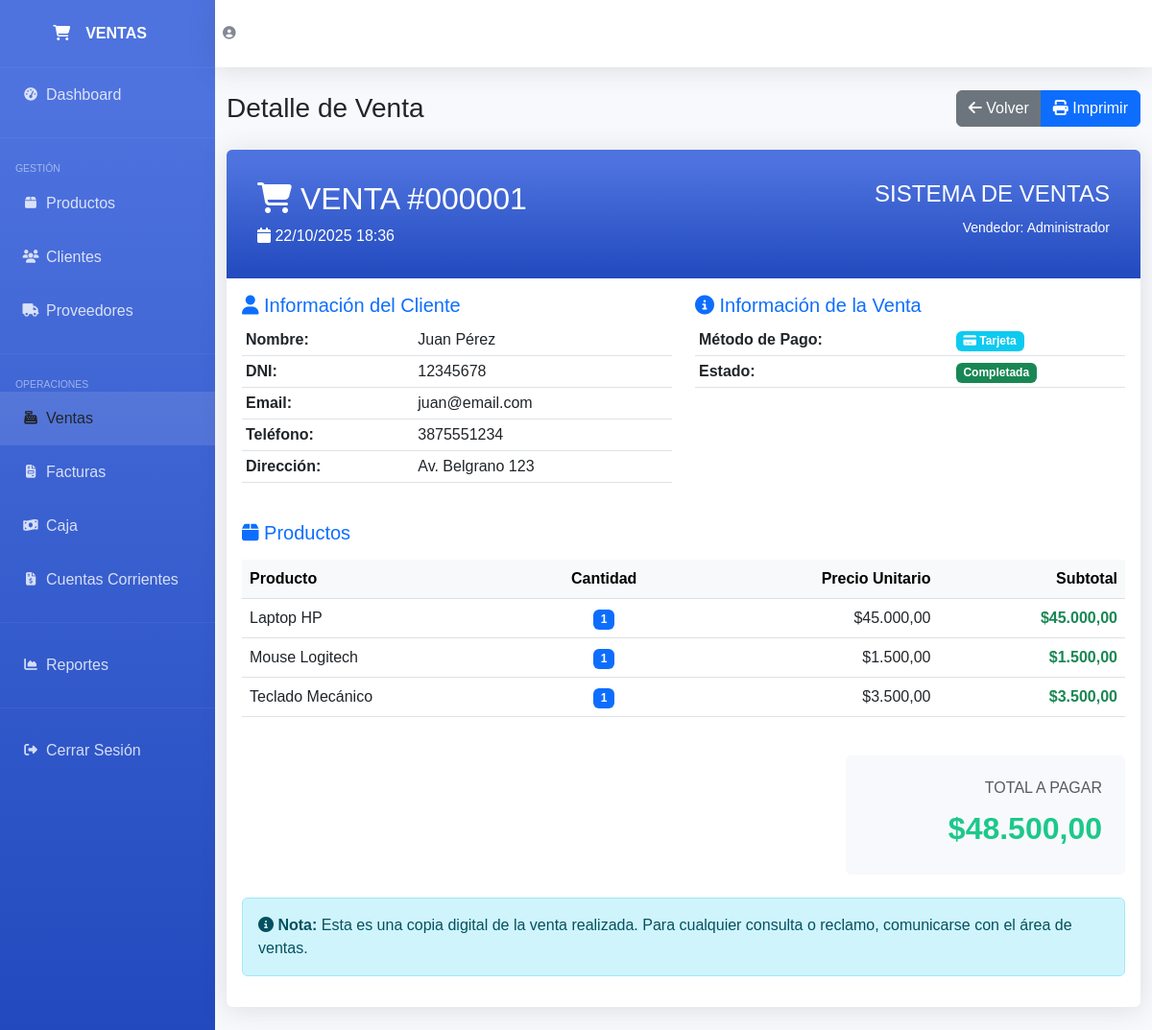
/detalle_venta.php?id=1, run on the app's committed database.
### tables this page shows
CREATE TABLE `ventas` (
  `id` int(11) NOT NULL,
  `cliente_id` int(11) NOT NULL,
  `usuario_id` int(11) NOT NULL,
  `total` decimal(10,2) NOT NULL,
  `metodo_pago` enum('efectivo','tarjeta','transferencia') NOT NULL,
  `estado` enum('pendiente','completada','cancelada') DEFAULT 'completada',
  `fecha_venta` timestamp NOT NULL DEFAULT current_timestamp()
);

CREATE TABLE `usuarios` (
  `id` int(11) NOT NULL,
  `nombre` varchar(100) NOT NULL,
  `email` varchar(100) NOT NULL,
  `password` varchar(255) NOT NULL,
  `rol` enum('admin','vendedor') DEFAULT 'vendedor',
  `fecha_creacion` timestamp NOT NULL DEFAULT current_timestamp()
);

CREATE TABLE `clientes` (
  `id` int(11) NOT NULL,
  `nombre` varchar(100) NOT NULL,
  `apellido` varchar(100) NOT NULL,
  `email` varchar(100) DEFAULT NULL,
  `telefono` varchar(20) DEFAULT NULL,
  `direccion` text DEFAULT NULL,
  `dni` varchar(20) DEFAULT NULL,
  `estado` tinyint(1) DEFAULT 1,
  `fecha_creacion` timestamp NOT NULL DEFAULT current_timestamp()
);

CREATE TABLE `detalle_ventas` (
  `id` int(11) NOT NULL,
  `venta_id` int(11) NOT NULL,
  `producto_id` int(11) NOT NULL,
  `cantidad` int(11) NOT NULL,
  `precio_unitario` decimal(10,2) NOT NULL,
  `subtotal` decimal(10,2) NOT NULL
);

CREATE TABLE `productos` (
  `id` int(11) NOT NULL,
  `nombre` varchar(200) NOT NULL,
  `descripcion` text DEFAULT NULL,
  `precio` decimal(10,2) NOT NULL,
  `stock` int(11) NOT NULL DEFAULT 0,
  `categoria_id` int(11) DEFAULT NULL,
  `imagen` varchar(255) DEFAULT NULL,
  `estado` tinyint(1) DEFAULT 1,
  `fecha_creacion` timestamp NOT NULL DEFAULT current_timestamp()
);

### config.php (called while the page is built, shortened)
<?php
function formatear_precio($precio)
{
    return '$' . number_format($precio, 2, ',', '.');
}
function formatear_fecha($fecha)
{
    return date('d/m/Y H:i', strtotime($fecha));
}

### detalle_venta.php (the view, shortened to what this page needs)
<?php
require_once 'config.php';
$venta_id = isset($_GET['id']) ? intval($_GET['id']) : 0;
$sql_venta = "SELECT v.*, CONCAT(c.nombre, ' ', c.apellido) as cliente_nombre,
              c.dni, c.email, c.telefono, c.direccion,
              u.nombre as vendedor
              FROM ventas v
              INNER JOIN clientes c ON v.cliente_id = c.id
              INNER JOIN usuarios u ON v.usuario_id = u.id
              WHERE v.id = ?";
$stmt = $conn->prepare($sql_venta);
$stmt->bind_param("i", $venta_id);
$stmt->execute();
$venta = $stmt->get_result()->fetch_assoc();
$sql_detalles = "SELECT dv.*, p.nombre as producto_nombre
                 FROM detalle_ventas dv
                 INNER JOIN productos p ON dv.producto_id = p.id
                 WHERE dv.venta_id = ?";
$stmt_det = $conn->prepare($sql_detalles);
$stmt_det->bind_param("i", $venta_id);
$stmt_det->execute();
$detalles = $stmt_det->get_result();
?>
<!DOCTYPE html>
<html lang="es">
<head>
    <link href="https://cdnjs.cloudflare.com/ajax/libs/bootstrap/5.3.0/css/bootstrap.min.css" rel="stylesheet">
    <link href="https://cdnjs.cloudflare.com/ajax/libs/font-awesome/6.4.0/css/all.min.css" rel="stylesheet">
</head>
<body>
    <div id="wrapper">
        <ul class="navbar-nav" id="sidebar-wrapper">
            <a class="sidebar-brand" href="index.php">
                <div class="sidebar-brand-icon"><i class="fas fa-shopping-cart"></i></div>
                <div class="sidebar-brand-text mx-3">VENTAS</div>
            </a>
            <hr class="sidebar-divider my-0" style="border-color: rgba(255,255,255,.2)">
            <li class="nav-item">
                <a class="nav-link" href="index.php">
                    <i class="fas fa-fw fa-tachometer-alt"></i><span>Dashboard</span>
                </a>
            </li>
            <hr class="sidebar-divider" style="border-color: rgba(255,255,255,.2)">
            <div class="sidebar-heading">Gestión</div>
            <li class="nav-item">
                <a class="nav-link" href="productos.php">
                    <i class="fas fa-fw fa-box"></i><span>Productos</span>
                </a>
            </li>
            <li class="nav-item">
                <a class="nav-link" href="clientes.php">
                    <i class="fas fa-fw fa-users"></i><span>Clientes</span>
                </a>
            </li>
            <li class="nav-item">
                <a class="nav-link" href="proveedores.php">
                    <i class="fas fa-fw fa-truck"></i><span>Proveedores</span>
                </a>
            </li>
            <hr class="sidebar-divider" style="border-color: rgba(255,255,255,.2)">
            <div class="sidebar-heading">Operaciones</div>
            <li class="nav-item">
                <a class="nav-link active" href="ventas.php">
                    <i class="fas fa-fw fa-cash-register"></i><span>Ventas</span>
                </a>
            </li>
            <li class="nav-item">
                <a class="nav-link" href="facturas.php">
                    <i class="fas fa-fw fa-file-invoice"></i><span>Facturas</span>
                </a>
            </li>
            <li class="nav-item">
                <a class="nav-link" href="caja.php">
                    <i class="fas fa-fw fa-money-bill-wave"></i><span>Caja</span>
                </a>
            </li>
            <li class="nav-item">
                <a class="nav-link" href="cuentas_corrientes.php">
                    <i class="fas fa-fw fa-file-invoice-dollar"></i><span>Cuentas Corrientes</span>
                </a>
            </li>
            <hr class="sidebar-divider" style="border-color: rgba(255,255,255,.2)">
            <li class="nav-item">
                <a class="nav-link" href="reportes.php">
                    <i class="fas fa-fw fa-chart-area"></i><span>Reportes</span>
                </a>
            </li>
            <hr class="sidebar-divider" style="border-color: rgba(255,255,255,.2)">
            <li class="nav-item">
                <a class="nav-link" href="cerrar_sesion.php">
                    <i class="fas fa-fw fa-sign-out-alt"></i><span>Cerrar Sesión</span>
                </a>
            </li>
        </ul>
        <div id="content-wrapper">
            <nav class="navbar navbar-expand topbar mb-4 static-top">
                <ul class="navbar-nav ml-auto">
                    <li class="nav-item">
                        <a class="nav-link" href="#">
                            <i class="fas fa-user-circle fa-2x" style="color: #858796;"></i>
                        </a>
                    </li>
                </ul>
            </nav>
            <div class="container-fluid">
                <div class="d-sm-flex align-items-center justify-content-between mb-4 no-print">
                    <h1 class="h3 mb-0 text-gray-800">Detalle de Venta</h1>
                    <div class="btn-group">
                        <a href="ventas.php" class="btn btn-secondary">
                            <i class="fas fa-arrow-left"></i> Volver
                        </a>
                        <button onclick="window.print()" class="btn btn-primary">
                            <i class="fas fa-print"></i> Imprimir
                        </button>
                    </div>
                </div>
                <div class="card">
                    <div class="invoice-header">
                        <div class="row">
                            <div class="col-md-6">
                                <h2><i class="fas fa-shopping-cart"></i> VENTA #<?php echo str_pad($venta_id, 6, '0', STR_PAD_LEFT); ?></h2>
                                <p class="mb-0">
                                    <i class="fas fa-calendar"></i> <?php echo formatear_fecha($venta['fecha_venta']); ?>
                                </p>
                            </div>
                            <div class="col-md-6 text-end">
                                <h4>SISTEMA DE VENTAS</h4>
                                <p class="mb-0">
                                    <small>Vendedor: <?php echo $venta['vendedor']; ?></small>
                                </p>
                            </div>
                        </div>
                    </div>
                    <div class="card-body">
                        <div class="row mb-4">
                            <div class="col-md-6">
                                <h5 class="text-primary"><i class="fas fa-user"></i> Información del Cliente</h5>
                                <table class="table table-sm">
                                    <tr>
                                        <td><strong>Nombre:</strong></td>
                                        <td><?php echo $venta['cliente_nombre']; ?></td>
                                    </tr>
                                    <tr>
                                        <td><strong>DNI:</strong></td>
                                        <td><?php echo $venta['dni']; ?></td>
                                    </tr>
                                    <tr>
                                        <td><strong>Email:</strong></td>
                                        <td><?php echo $venta['email'] ?? '-'; ?></td>
                                    </tr>
                                    <tr>
                                        <td><strong>Teléfono:</strong></td>
                                        <td><?php echo $venta['telefono'] ?? '-'; ?></td>
                                    </tr>
                                    <tr>
                                        <td><strong>Dirección:</strong></td>
                                        <td><?php echo $venta['direccion'] ?? '-'; ?></td>
                                    </tr>
                                </table>
                            </div>
                            <div class="col-md-6">
                                <h5 class="text-primary"><i class="fas fa-info-circle"></i> Información de la Venta</h5>
                                <table class="table table-sm">
                                    <tr>
                                        <td><strong>Método de Pago:</strong></td>
                                        <td>
                                            <span class="badge bg-info">
                                                <?php
                                                $iconos_pago = [
                                                    'efectivo' => 'fa-money-bill-wave',
                                                    'tarjeta' => 'fa-credit-card',
                                                    'transferencia' => 'fa-exchange-alt'
                                                ];
                                                echo '<i class="fas ' . ($iconos_pago[$venta['metodo_pago']] ?? 'fa-wallet') . '"></i> ';
                                                echo ucfirst($venta['metodo_pago']);
                                                ?>
                                            </span>
                                        </td>
                                    </tr>
                                    <tr>
                                        <td><strong>Estado:</strong></td>
                                        <td>
                                            <?php
                                            $badge_color = 'success';
                                            ?>
                                            <span class="badge bg-<?php echo $badge_color; ?>">
                                                <?php echo ucfirst($venta['estado']); ?>
                                            </span>
                                        </td>
                                    </tr>
                                </table>
                            </div>
                        </div>
                        <h5 class="text-primary mb-3"><i class="fas fa-box"></i> Productos</h5>
                        <div class="table-responsive">
                            <table class="table table-hover">
                                <thead class="table-light">
                                    <tr>
                                        <th>Producto</th>
                                        <th class="text-center">Cantidad</th>
                                        <th class="text-end">Precio Unitario</th>
                                        <th class="text-end">Subtotal</th>
                                    </tr>
                                </thead>
                                <tbody>
                                    <?php
                                    while ($detalle = $detalles->fetch_assoc()):
                                    ?>
                                        <tr>
                                            <td><?php echo $detalle['producto_nombre']; ?></td>
                                            <td class="text-center">
                                                <span class="badge bg-primary"><?php echo $detalle['cantidad']; ?></span>
                                            </td>
                                            <td class="text-end"><?php echo formatear_precio($detalle['precio_unitario']); ?></td>
                                            <td class="text-end fw-bold text-success">
                                                <?php echo formatear_precio($detalle['subtotal']); ?>
                                            </td>
                                        </tr>
                                    <?php endwhile; ?>
                                </tbody>
                            </table>
                        </div>
                        <div class="row mt-4">
                            <div class="col-md-8"></div>
                            <div class="col-md-4">
                                <div class="total-box">
                                    <h6 class="text-muted">TOTAL A PAGAR</h6>
                                    <div class="total-amount">
                                        <?php echo formatear_precio($venta['total']); ?>
                                    </div>
                                </div>
                            </div>
                        </div>
                        <div class="row mt-4">
                            <div class="col-12">
                                <div class="alert alert-info">
                                    <i class="fas fa-info-circle"></i>
                                    <strong>Nota:</strong> Esta es una copia digital de la venta realizada.
                                    Para cualquier consulta o reclamo, comunicarse con el área de ventas.
                                </div>
                            </div>
                        </div>
                    </div>
                </div>
            </div>
        </div>
    </div>
</body>
</html>

### detalle_venta.php (style rules this page uses)
:root { --primary: #4e73df; --success: #1cc88a; --info: #36b9cc; --warning: #f6c23e; --danger: #e74a3b; }
body { font-family: 'Nunito', sans-serif; background-color: #f8f9fc; }
#wrapper { display: flex; }
#sidebar-wrapper { min-height: 100vh; width: 224px; background: linear-gradient(180deg, #4e73df 10%, #224abe 100%); }
.sidebar-brand { height: 4.375rem; text-decoration: none; font-size: 1rem; font-weight: 800; padding: 1.5rem 1rem; text-align: center; color: #fff; display: flex; align-items: center; justify-content: center; }
.nav-link { display: flex; align-items: center; padding: 1rem; color: rgba(255, 255, 255, .8); text-decoration: none; transition: all 0.3s; }
.nav-link:hover, .nav-link.active { color: #fff; background-color: rgba(255, 255, 255, .1); }
.nav-link i { width: 2rem; font-size: 0.85rem; }
.sidebar-heading { color: rgba(255, 255, 255, .5); padding: 0 1rem; font-size: 0.65rem; text-transform: uppercase; margin-top: 0.5rem; }
#content-wrapper { flex: 1; display: flex; flex-direction: column; }
.topbar { height: 4.375rem; background-color: #fff; box-shadow: 0 0.15rem 1.75rem 0 rgba(58, 59, 69, 0.15); }
.card { border: none; box-shadow: 0 0.15rem 1.75rem 0 rgba(58, 59, 69, 0.15); margin-bottom: 1.5rem; }
.invoice-header { background: linear-gradient(180deg, #4e73df 10%, #224abe 100%); color: white; padding: 2rem; border-radius: 0.35rem 0.35rem 0 0; }
.total-box { background-color: #f8f9fc; padding: 1.5rem; border-radius: 0.35rem; text-align: right; }
.total-amount { font-size: 2rem; font-weight: bold; color: var(--success); }

### data on the page
ventas: fecha_venta "22/10/2025 18:36", usuario.nombre "Administrador", cliente.dni "12345678", cliente.email "juan@email.com", cliente.telefono "3875551234", cliente.direccion "Av. Belgrano 123", metodo_pago "Tarjeta", estado "Completada", total "$48.500,00"
detalle_ventas: producto.nombre "Laptop HP", cantidad "1", precio_unitario "$45.000,00", subtotal "$45.000,00"
detalle_ventas: producto.nombre "Mouse Logitech", cantidad "1", precio_unitario "$1.500,00", subtotal "$1.500,00"
detalle_ventas: producto.nombre "Teclado Mecánico", cantidad "1", precio_unitario "$3.500,00", subtotal "$3.500,00"

### other printed values
str_pad($venta_id, 6, '0', STR_PAD_LEFT) "000001"
$venta['cliente_nombre'] "Juan Pérez"
